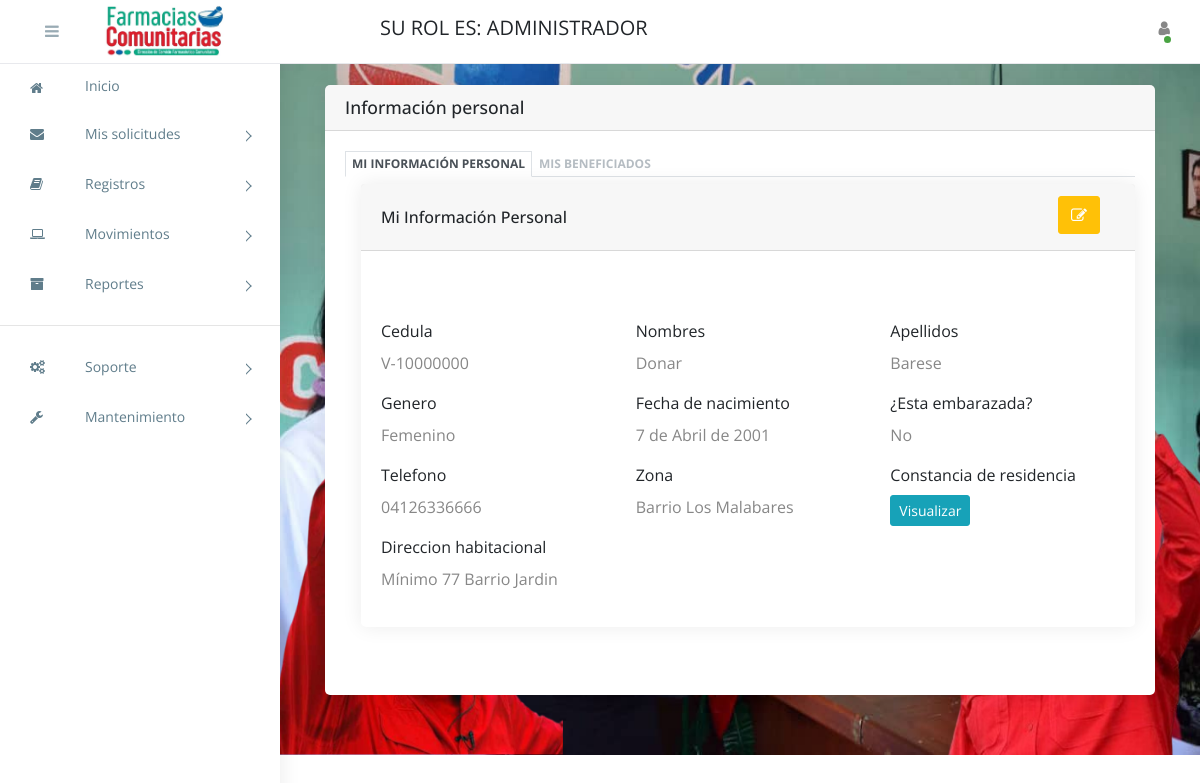
Page /mi-perfil/ (signed in) on the committed database.
### apps/entidades/models.py (models this page shows, shortened)
class Persona(models.Model):
	class Genero(models.TextChoices):
		MASCULINO = 'MA', 'Masculino'
		FEMENINO = 'FE', 'Femenino'
	class Nacionalidad(models.TextChoices):
		VENEZOLANO = 'V-', 'V-'
		EXTRANJERO = 'E-', 'E-'
		JURIDICO = 'J-', 'J-'
	class CodigoTlf(models.TextChoices):
		C412 = '0412', '0412'
		C414 = '0414', '0414'
		C416 = '0416', '0416'
		C424 = '0424', '0424'
		C426 = '0426', '0426'
	nacionalidad = models.CharField(max_length=2, choices=Nacionalidad.choices, default=Nacionalidad.VENEZOLANO, blank=False, null=False)
	cedula = models.CharField(max_length=8, blank=False, null=False)
	nombres = models.CharField(max_length=50, blank=False, null=False)
	apellidos = models.CharField(max_length=50, blank=False, null=False)
	telefono = models.CharField(max_length=11, blank=True, null=True)
	genero = models.CharField(max_length=2, blank=False, null=False, choices=Genero.choices)
	f_nacimiento = models.DateField(auto_now_add = False, auto_now=False, blank=False, null=False)
	embarazada = models.BooleanField(blank=False, null=False)
	c_residencia = models.FileField(upload_to='constancias_residencias/', blank=True, null=True)
	zona  = models.ForeignKey(Zona, on_delete=models.PROTECT, blank=False, null=False)
	direccion = models.TextField(blank=False, null=False)
	patologia = models.TextField(blank=True, null=True)
	class Meta:
		abstract = True

class Perfil(Persona):
	class Rol(models.TextChoices):
		ADMINISTRADOR = 'AD', 'Administrador'
		ALMACENISTA = 'AL', 'Almacenista'
		AT_CLIENTE = 'AT', 'Atención al Cliente'
		JEFE_COMUNIDAD = 'JC', 'Jefe de Comunidad'
		PACIENTE = 'PA', 'Paciente'
	rol = models.CharField(max_length=2, choices=Rol.choices, default=Rol.PACIENTE)
	usuario = models.OneToOneField(User, on_delete=models.CASCADE, related_name='perfil')
	class Meta:
		verbose_name = 'perfil'
		verbose_name_plural = 'perfiles'
		permissions = [
			('cambiar_password', 'cambiar contraseña a usuarios'),
			('cambiar_estado_usuarios', 'cambiar estado de usuarios'),
			('cambiar_estado_jornada', 'cambiar estatus de jornadas'),
			('cambiar_estado_solicitudes', 'cambiar status de solicitudes'),
			('entregar_solicitud_medicamentos', 'Entregar solicitud de medicamentos'),
			('entregar_jornada_medicamentos', 'Entregar jornada de medicamentos'),
			('ver_inicio', 'Ver inicio'),
			('ver_mis_solicitudes_de_medicamentos', 'Ver mis solicitudes de medicamentos'),
			('ver_mis_jornada_medicamentos', 'Ver mis jornadas de medicamentos'),
			('registrar_mi_solicitud_de_medicamentos', 'Registrar mi solicitud de medicamentos'),
			('registrar_mi_jornada_medicamentos', 'Registrar mi jornada de medicamentos')
		]

class Zona(models.Model):
	zona_residencia = models.CharField(max_length=60, blank=False, null=False)
	class Meta:
		verbose_name = 'Zona'
		verbose_name_plural = 'Zonas'
	def __str__(self):
		return self.zona_residencia

### apps/entidades/views.py (the view, shortened to what this page needs)
# urls.py: path('mi-perfil/', MiPerfil.as_view(), name='perfil'),
class MiPerfil(TemplateView):
	template_name = 'acceso/perfil.html'
	@method_decorator(csrf_exempt)
	def dispatch(self, request, *args, **kwargs):
		return super().dispatch(request, *args, **kwargs)
	def get_context_data(self, **kwargs):
		context = super().get_context_data(**kwargs)
		user = User.objects.get(username = self.request.user.username)
		perfil = Perfil.objects.get(usuario = user)
		beneficiados = Beneficiado.objects.filter(perfil = perfil)
		context['mi_dato'] = perfil
		context['zonas'] = Zona.objects.all()
		context['bene'] = beneficiados
		context['form'] = BeneficiadoForm()
		return context

### templates/acceso/perfil.html (shortened to what this page needs)
{% extends 'base/base.html' %}
{% load static %}
{% block extra_css %}
	<link rel="stylesheet" href="{% static 'css/buttons.bootstrap5.min.css' %}">
	<link rel="stylesheet" href="{% static 'css/dataTables.bootstrap5.min.css' %}">
	<link rel="stylesheet" href="{% static 'css/responsive.bootstrap5.min.css' %}">
{% endblock extra_css %}
{% block body %}
<div class="col">
    <div class="card">
        <div class="card-header">
            <h4>Información personal</h4>
        </div>
        <div class="card-body">
            <div class="default-tab">
                <nav>
                    <div class="nav nav-tabs" id="nav-tab" role="tablist">
                        <a class="nav-item nav-link active show" id="nav-home-tab" data-toggle="tab" href="#nav-home" role="tab" aria-controls="nav-home" aria-selected="false">Mi Información personal</a>
                        <a class="nav-item nav-link " id="nav-profile-tab" data-toggle="tab" href="#nav-profile" role="tab" aria-controls="nav-profile" aria-selected="true">Mis Beneficiados</a>
                    </div>
                </nav>
                <div class="tab-content pl-3 pt-2" id="nav-tabContent">
                    <div class="tab-pane fade active show mb-5" id="nav-home" role="tabpanel" aria-labelledby="nav-home-tab">
                        <div class="card">
                            <div class="card-header d-flex align-items-center justify-content-between">
                                <h5 id="page_title">Mi Información Personal</h5>
                                <div class="cart-tools">
                                    <div class="input-group">
                                        <div class="col">
                                            <div class="input-group">
                                                <button type="button" class="btn btn-warning mb-1" id="btn_edit_info">
                                                    <i class="fa fa-edit text-white"></i>
                                                </button>
                                            </div>
                                        </div>
                                    </div>
                                </div>
                            </div>
                            <div class="card-body">
                                <div class="row mt-5">
                                    <div class="col">
                                        <label for="">Cedula</label>
                                        <p>{{mi_dato.nacionalidad}}{{mi_dato.cedula}}</p>
                                    </div>
                                    <div class="col">
                                        <label for="">Nombres</label>
                                        <p>{{mi_dato.nombres}}</p>
                                    </div>
                                    <div class="col">
                                        <label for="">Apellidos</label>
                                        <p>{{mi_dato.apellidos}}</p>
                                    </div>
                                </div>
                                <div class="row">
                                    <div class="col">
                                        <label for="">Genero</label>
                                        <p>{{mi_dato.get_genero_display}}</p>
                                    </div>
                                    <div class="col">
                                        <label for="">Fecha de nacimiento</label>
                                        <p>{{mi_dato.f_nacimiento}}</p>
                                    </div>
                                    <div class="col">
                                        <label for="">¿Esta embarazada?</label>
                                        {% if mi_dato.genero == 'MA' %}
                                            <p>NO APLICA</p>
                                        {% else %}
                                            <P>{{mi_dato.embarazada|yesno:"Sí,No"}}</P>
                                        {% endif %}
                                    </div>
                                </div>
                                <div class="row">
                                    <div class="col">
                                        <label for="">Telefono</label>
                                        <p>{{mi_dato.telefono}}</p>
                                    </div>
                                    <div class="col">
                                        <label for="">Zona</label>
                                        <p>{{mi_dato.zona}}</p>
                                    </div>
                                    <div class="col">
                                        <label for="">Constancia de residencia</label> <br>
                                        {% if mi_dato.c_residencia %}
                                            <a href="{{mi_dato.c_residencia.url}}" target="_blank" class="btn btn-sm btn-info">Visualizar</a>
                                        {% else %}
                                            Vacio
                                        {% endif %}
                                    </div>
                                </div>
                                <div class="row">
                                    <div class="col">
                                        <label for="">Direccion habitacional</label>
                                        <p>{{mi_dato.direccion}}</p>
                                    </div>
                                </div>
                            </div>
                        </div>
                    </div>
                </div>
            </div>
        </div>
    </div>
</div>
{% endblock %}

### templates/base/base.html (shortened to what this page needs)
{% load static %}
<!Doctype html>
<html class="no-js" lang="es">
<head>
    <link rel="stylesheet" href="https://cdn.jsdelivr.net/npm/normalize.css@8.0.0/normalize.min.css">
    <link rel="stylesheet" href="https://cdn.jsdelivr.net/npm/bootstrap@4.1.3/dist/css/bootstrap.min.css">
    <link rel="stylesheet" href="https://cdn.jsdelivr.net/npm/font-awesome@4.7.0/css/font-awesome.min.css">
    <link rel="stylesheet" href="https://cdn.jsdelivr.net/gh/lykmapipo/themify-icons@0.1.2/css/themify-icons.css">
    <link rel="stylesheet" href="https://cdn.jsdelivr.net/npm/pixeden-stroke-7-icon@1.2.3/pe-icon-7-stroke/dist/pe-icon-7-stroke.min.css">
    <link rel="stylesheet" href="https://cdnjs.cloudflare.com/ajax/libs/flag-icon-css/3.2.0/css/flag-icon.min.css">
    <link rel="stylesheet" href="{% static 'css/notifier.css' %}">
    <link rel="stylesheet" href="{% static 'css/cs-skin-elastic.css' %}">
    <link rel="stylesheet" href="{% static 'css/style.css' %}">
    {% block extra_css %}
    {% endblock extra_css %}
</head>
<body>
    {% block left_panel %}
    <aside id="left-panel" class="left-panel">
        <nav class="navbar navbar-expand-sm navbar-default">
            <div id="main-menu" class="main-menu">
                <ul class="nav navbar-nav">
                    <li class="dropdown pt-2">
                        <a href="{% url 'vista' %}"><i class="menu-icon fa fa-home"></i>Inicio</a>
                    </li>
                    <li class="menu-item-has-children dropdown">
                        <a href="" class="dropdown-toggle" data-toggle="dropdown" aria-haspopup="true" aria-expanded="false"> <i class="menu-icon fa fa-envelope"></i>Mis solicitudes</a>
                    </li>
                    {% if not request.user.perfil.rol == "PA" and not request.user.perfil.rol == "JC" and not request.user.perfil.rol == "AT" %}
                        <li class="menu-item-has-children dropdown">
                            <a href="" class="dropdown-toggle" data-toggle="dropdown" aria-haspopup="true" aria-expanded="false"> <i class="menu-icon fa fa-book"></i>Registros</a>
                        </li>
                    {% endif %}
                    {% if not request.user.perfil.rol == "PA" and not request.user.perfil.rol == "JC" %}
                        <li class="menu-item-has-children dropdown">
                            <a href="" class="dropdown-toggle" data-toggle="dropdown" aria-haspopup="true" aria-expanded="false"> <i class="menu-icon fa fa-laptop"></i>Movimientos</a>
                         </li>
                    {% endif %}
                        {% if request.user.perfil.rol == "AD" %}
                            <li class="menu-item-has-children dropdown">
                                <a href="#" class="dropdown-toggle" data-toggle="dropdown" aria-haspopup="true" aria-expanded="false"> <i class="menu-icon fa fa-archive"></i>Reportes</a>
                            </li>
                        {% endif %}
                    <hr width="100%">
                    {% if request.user.perfil.rol == "AD" %}
                        <li class="menu-item-has-children dropdown">
                            <a href="" class="dropdown-toggle" data-toggle="dropdown" aria-haspopup="true" aria-expanded="false"> <i class="menu-icon fa fa-cogs"></i>Soporte</a>
                        </li>
                    {% endif %}
                    {% if not request.user.perfil.rol == "PA" and not request.user.perfil.rol == "JC" and not request.user.perfil.rol == "AT" %}
                        <li class="menu-item-has-children dropdown">
                            <a href="" class="dropdown-toggle" data-toggle="dropdown" aria-haspopup="true" aria-expanded="false"> <i class="menu-icon fa fa-wrench"></i>Mantenimiento</a>
                        </li>
                    {% endif %}
                </ul>
            </div>
        </nav>
    </aside>
    {% endblock left_panel %}
    <div id="right-panel" class="right-panel">
        <header id="header" class="header">
            <div class="top-left">
                <div class="navbar-header">
                    {% block a %}
                    <a id="menuToggle" class="menutoggle col"><i class="fa fa-bars"></i></a>
                    <a class="navbar-brand col" href="#"><img src="{% static 'images/logo.jpg' %}"></a>
                    {% endblock a %}
                </div>
            </div>
            <div class="top-right">
                <div class="header-menu d-flex align-items-center justify-content-center">
                    <div class="navbar-brand">
                        <div>SU ROL ES: {{ user.perfil.get_rol_display|upper }}</div>
                    </div>
                    <div class="navbar-brand ml-auto"><div id="reloj"></div></div>
                    {% block right_panel %}
                    <div class="user-area dropdown float-right">
                        <a href="#" class="dropdown-toggle active" data-toggle="dropdown" aria-haspopup="true" aria-expanded="false">
                            <i class="fa fa-user"></i>
                        </a>
                    </div>
                    {% endblock right_panel %}
                </div>
            </div>
        </header>
        <div class="content">
            {% block body %}
            {% endblock %}
        </div>
    </div>
</body>
</html>

### rows in the picture
Perfil: nacionalidad "V-", cedula "10000000", nombres "Donar", apellidos "Barese", genero "Femenino", f_nacimiento "7 de Abril de 2001", embarazada "No", telefono "04126336666", zona "Barrio Los Malabares", direccion "Mínimo 77 Barrio Jardin"

### other values in the picture
{{ user.perfil.get_rol_display|upper }} "ADMINISTRADOR"
